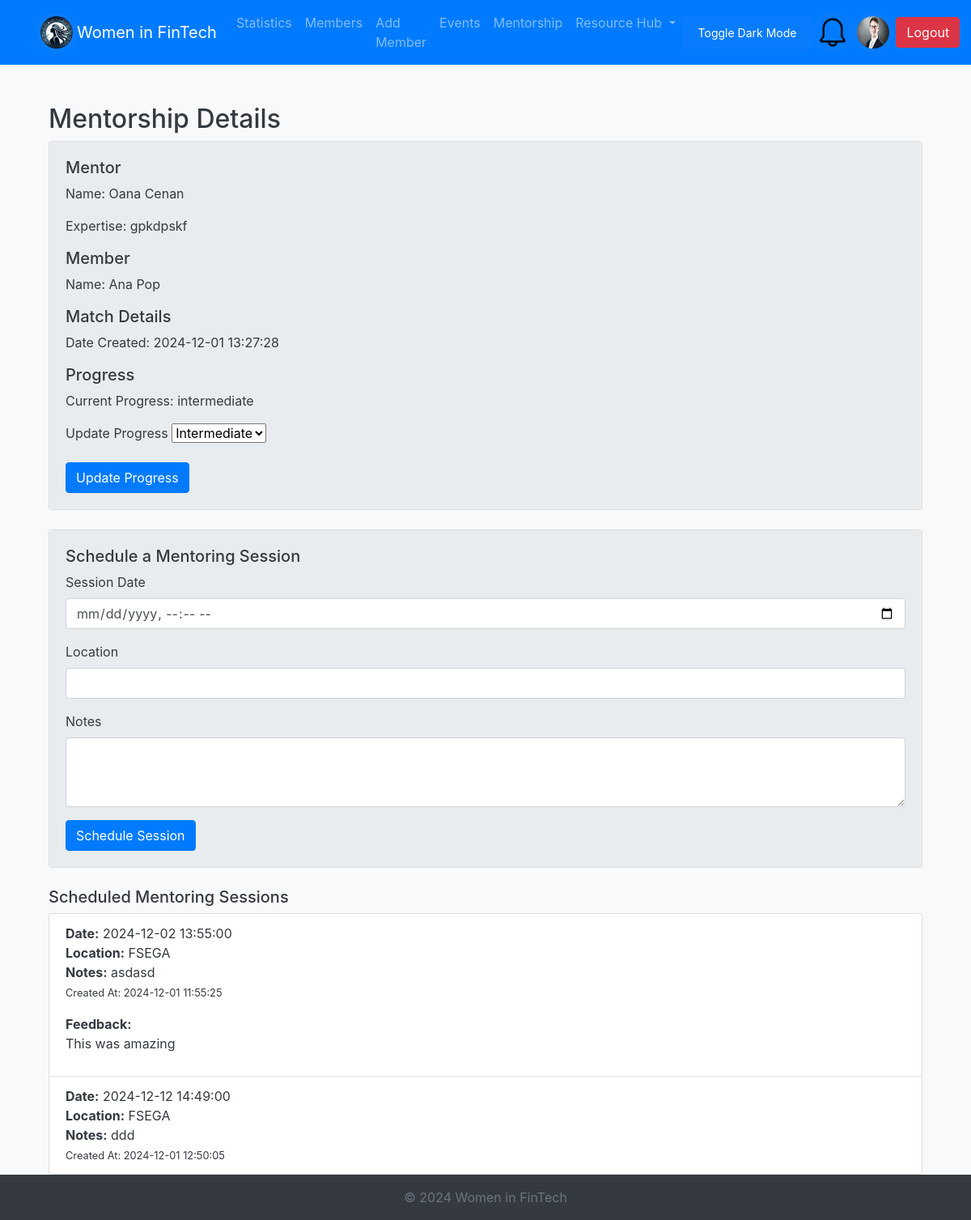
The app's page /view_mentorship.php?mentor_id=5&member_id=2 (signed in) with its own data.
### tables this page shows
CREATE TABLE `members` (
  `id` int(11) NOT NULL,
  `first_name` varchar(50) NOT NULL,
  `last_name` varchar(50) NOT NULL,
  `email` varchar(100) NOT NULL,
  `profession` varchar(100) DEFAULT '-',
  `company` varchar(100) DEFAULT '-',
  `expertise` text DEFAULT NULL,
  `linkedin_profile` varchar(255) DEFAULT NULL,
  `pfp` varchar(500) NOT NULL DEFAULT 'resources/default_profile_pic.jpg',
  `status` enum('admin','member','mentor') DEFAULT 'member',
  `created_at` timestamp NOT NULL DEFAULT current_timestamp(),
  `password` varchar(200) NOT NULL DEFAULT 'parola'
);

CREATE TABLE `mentorship_matches` (
  `id` int(11) NOT NULL,
  `mentor_id` int(11) NOT NULL,
  `member_id` int(11) NOT NULL,
  `created_at` datetime DEFAULT current_timestamp(),
  `progress` enum('beginner','intermediate','advanced','complete') DEFAULT 'beginner'
);

CREATE TABLE `mentorship_sessions` (
  `id` int(11) NOT NULL,
  `mentor_id` int(11) NOT NULL,
  `member_id` int(11) NOT NULL,
  `session_date` datetime NOT NULL,
  `location` varchar(255) DEFAULT NULL,
  `notes` text DEFAULT NULL,
  `created_at` timestamp NOT NULL DEFAULT current_timestamp()
);

CREATE TABLE `feedback` (
  `id` int(11) NOT NULL,
  `session_id` int(11) DEFAULT NULL,
  `feedback` text DEFAULT NULL
);

### view_mentorship.php (the view, shortened to what this page needs)
<?php
include_once "includes/header.php";
$mentor_id = $_GET['mentor_id'] ?? null;
$member_id = $_GET['member_id'] ?? null;
$query = "
    SELECT
        mm.id AS match_id,
        mm.created_at AS match_date,
        mm.progress,
        m1.first_name AS mentor_first, m1.last_name AS mentor_last, m1.expertise,
        m2.first_name AS member_first, m2.last_name AS member_last
    FROM mentorship_matches mm
    JOIN members m1 ON mm.mentor_id = m1.id
    JOIN members m2 ON mm.member_id = m2.id
    WHERE mm.mentor_id = :mentor_id AND mm.member_id = :member_id
";
$stmt = $db->prepare($query);
$stmt->execute([':mentor_id' => $mentor_id, ':member_id' => $member_id]);
$mentorship = $stmt->fetch(PDO::FETCH_ASSOC);
$query_sessions = "
    SELECT id, session_date, location, notes, created_at
    FROM mentorship_sessions
    WHERE mentor_id = :mentor_id AND member_id = :member_id
    AND session_date > NOW()  -- Only show future sessions
    ORDER BY session_date ASC
";
$stmt_sessions = $db->prepare($query_sessions);
$stmt_sessions->execute([':mentor_id' => $mentor_id, ':member_id' => $member_id]);
$sessions = $stmt_sessions->fetchAll(PDO::FETCH_ASSOC);
?>
<div class="container mt-4">
    <h2>Mentorship Details</h2>
    <div class="card mb-4">
        <div class="card-body">
            <h5>Mentor</h5>
            <p>Name: <?php echo htmlspecialchars($mentorship['mentor_first'] . " " . $mentorship['mentor_last']); ?></p>
            <p>Expertise: <?php echo htmlspecialchars($mentorship['expertise']); ?></p>
            <h5>Member</h5>
            <p>Name: <?php echo htmlspecialchars($mentorship['member_first'] . " " . $mentorship['member_last']); ?></p>
            <h5>Match Details</h5>
            <p>Date Created: <?php echo htmlspecialchars($mentorship['match_date']); ?></p>
            <h5>Progress</h5>
            <p>Current Progress: <?php echo htmlspecialchars($mentorship['progress']); ?></p>
            <?php if ($_SESSION['user']['status'] === 'mentor' || $_SESSION['user']['status'] === 'admin'): ?>
                <form method="POST" action="" class="mt-3">
                    <div class="mb-3">
                        <label for="progress" class="form-label">Update Progress</label>
                        <select name="progress" id="progress" class="form-select" required>
                            <option value="intermediate" <?php echo $mentorship['progress'] == 'intermediate' ? 'selected' : ''; ?>>Intermediate</option>
                        </select>
                    </div>
                    <button type="submit" class="btn btn-primary">Update Progress</button>
                </form>
            <?php endif; ?>
        </div>
    </div>
    <?php if ($_SESSION['user']['id'] == $mentor_id || $_SESSION['user']['status'] === 'admin'): ?>
        <div class="card mb-4">
            <div class="card-body">
                <h5>Schedule a Mentoring Session</h5>
                <form method="POST" action="">
                    <div class="mb-3">
                        <label for="session_date" class="form-label">Session Date</label>
                        <input type="datetime-local" name="session_date" id="session_date" class="form-control" required>
                    </div>
                    <div class="mb-3">
                        <label for="location" class="form-label">Location</label>
                        <input type="text" name="location" id="location" class="form-control" required>
                    </div>
                    <div class="mb-3">
                        <label for="notes" class="form-label">Notes</label>
                        <textarea name="notes" id="notes" class="form-control" rows="3"></textarea>
                    </div>
                    <button type="submit" class="btn btn-primary">Schedule Session</button>
                </form>
            </div>
        </div>
    <?php endif; ?>
    <h5>Scheduled Mentoring Sessions</h5>
    <?php if ($sessions): ?>
        <ul class="list-group">
            <?php foreach ($sessions as $session): ?>
                <li class="list-group-item">
                    <strong>Date:</strong> <?php echo htmlspecialchars($session['session_date']); ?><br>
                    <strong>Location:</strong> <?php echo htmlspecialchars($session['location']); ?><br>
                    <strong>Notes:</strong> <?php echo htmlspecialchars($session['notes']); ?><br>
                    <small>Created At: <?php echo htmlspecialchars($session['created_at']); ?></small>
                    <?php
                    $query_feedback = "SELECT feedback FROM feedback WHERE session_id = :session_id";
                    $stmt_feedback = $db->prepare($query_feedback);
                    $stmt_feedback->execute([':session_id' => $session['id']]);
                    $feedback = $stmt_feedback->fetch(PDO::FETCH_ASSOC);
                    if ($feedback):
                        ?>
                        <div class="mt-3">
                            <strong>Feedback:</strong>
                            <p><?php echo htmlspecialchars($feedback['feedback']); ?></p>
                        </div>
                    <?php endif; ?>
                </li>
            <?php endforeach; ?>
        </ul>
    <?php else: ?>
        <p>No sessions scheduled yet.</p>
    <?php endif; ?>
</div>
<?php include_once "includes/footer.php";  ?>

### includes/header.php (shortened to what this page needs)
<?php
$database = new Database();
$db = $database->getConnection();
if(isset($_SESSION['user'])){
    $userId = $_SESSION['user']['id'];
    $query = "SELECT pfp FROM members WHERE id = :id";
    $stmt = $db->prepare($query);
    $stmt->bindParam(':id', $userId, PDO::PARAM_INT);
    $stmt->execute();
    $user = $stmt->fetch(PDO::FETCH_ASSOC);
$profilePic = $user['pfp'] ?? 'resources/default_profile_pic.jpg';
} else {
    $profilePic = 'resources/default_profile_pic.jpg';
}
?>
<!DOCTYPE html>
<html lang="ro">
<head>
    <link rel="stylesheet"
          href="https://stackpath.bootstrapcdn.com/bootstrap/4.5.2/css/bootstrap.min.css">
    <link rel="stylesheet" href="css/style.css">
</head>
<body class="bg-light">
<nav class="navbar navbar-expand-lg navbar-dark bg-primary">
    <div class="container">
        <img class="logo" src="logo.png" style="width: 50px; height: auto; border-radius: 50%; border: 5px solid #087cfc;">
        <a class="navbar-brand" href="<?php echo isset($_SESSION['user']) ? 'dashboard.php' : 'index.php'; ?>">Women in FinTech</a>
        <div class="collapse navbar-collapse" id="navbarNav">
            <ul class="navbar-nav">
                <?php if (isset($_SESSION['user'])): ?>
                    <?php if ($_SESSION['user']['status'] === 'admin' || $_SESSION['user']['status'] === 'mentor'): ?>
                        <li class="nav-item">
                            <a class="nav-link" href="statistics.php">Statistics</a>
                        </li>
                    <?php endif; ?>
                    <?php if ($_SESSION['user']['status'] === 'admin'): ?>
                        <li class="nav-item">
                            <a class="nav-link" href="members.php">Members</a>
                        </li>
                        <li class="nav-item">
                            <a class="nav-link" href="add_member.php">Add Member</a>
                        </li>
                    <?php endif; ?>
                    <li class="nav-item">
                        <a class="nav-link" href="events.php">Events</a>
                    </li>
                    <li class="nav-item">
                        <a class="nav-link" href="mentorship.php">Mentorship</a>
                    </li>
                    <li class="nav-item dropdown">
                        <a class="nav-link dropdown-toggle" href="#" id="resourceHubDropdown" role="button" data-toggle="dropdown" aria-haspopup="true" aria-expanded="false">
                            Resource Hub
                        </a>
                    </li>
                <?php endif; ?>
            </ul>
        </div>
        <input onclick="darkMode()" id="darkButton" class="btn btn-primary" type="button" value="Toggle Dark Mode">
        <?php if (isset($_SESSION['user'])): ?>
        <div class="dropdown">
            <img class="pfp dropdown-toggle" id="notificationBell" data-toggle="dropdown" aria-haspopup="true" aria-expanded="false"
                 src="resources/bell.png" style="width: 50px; height: 50px; border-radius: 50%; border: 5px solid #087cfc; cursor: pointer;">
        </div>
        <?php endif; ?>
        <?php if (isset($_SESSION['user'])): ?>
        <a href="edit_profile.php" style="padding-right: 3px">
            <img class="pfp" src="<?php echo htmlspecialchars($profilePic); ?>" style="width: 50px; height: 50px; border-radius: 50%; border: 5px solid #087cfc;">
        </a>
        <?php endif; ?>
        <div class="ml-auto">
            <?php if (isset($_SESSION['user'])): ?>
                <a href="logout.php" class="btn btn-danger">Logout</a>
            <?php else: ?>
                <a href="login.php" class="btn btn-success">Login</a>
            <?php endif; ?>
    </div>
</nav>
<div class="container mt-4">

### css/style.css (style rules this page uses)
body { min-height: 100vh; display: flex; flex-direction: column; }
.card-body { background-color: #e9ecef; }
.logo { border-radius: 50%; }
#darkButton { float: right; background-color: #087cfc; color: white; border: none; padding: 10px 20px; border-radius: 5px; cursor: pointer; font-size: 14px; }

### records on screen
members: pfp (picture)
mentorship_matches: mentor.last_name "Oana Cenan", mentor.expertise "gpkdpskf", member.last_name "Ana Pop", created_at "2024-12-01 13:27:28", progress "intermediate", progress "Intermediate"
mentorship_sessions: session_date "2024-12-02 13:55:00", location "FSEGA", notes "asdasd", created_at "2024-12-01 11:55:25", feedback.feedback "This was amazing"
mentorship_sessions: session_date "2024-12-12 14:49:00", location "FSEGA", notes "ddd", created_at "2024-12-01 12:50:05"
